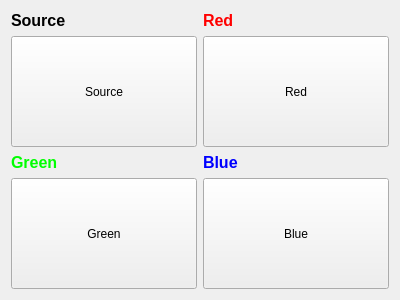
<?xml version="1.0" encoding="UTF-8"?>
<ui version="4.0">
 <class>Widget</class>
 <widget class="QWidget" name="Widget">
  <property name="geometry">
   <rect>
    <x>0</x>
    <y>0</y>
    <width>400</width>
    <height>300</height>
   </rect>
  </property>
  <property name="windowTitle">
   <string>Widget</string>
  </property>
  <layout class="QGridLayout" name="gridLayout">
   <item row="0" column="0">
    <widget class="QLabel" name="label">
     <property name="text">
      <string>&lt;html&gt;&lt;head/&gt;&lt;body&gt;&lt;p&gt;&lt;span style=&quot; font-size:12pt; font-weight:600;&quot;&gt;Source&lt;/span&gt;&lt;/p&gt;&lt;/body&gt;&lt;/html&gt;</string>
     </property>
    </widget>
   </item>
   <item row="0" column="1">
    <widget class="QLabel" name="label_2">
     <property name="text">
      <string>&lt;html&gt;&lt;head/&gt;&lt;body&gt;&lt;p&gt;&lt;span style=&quot; font-size:12pt; font-weight:600; color:#ff0000;&quot;&gt;Red&lt;/span&gt;&lt;/p&gt;&lt;/body&gt;&lt;/html&gt;</string>
     </property>
    </widget>
   </item>
   <item row="1" column="0">
    <widget class="QToolButton" name="toolButton">
     <property name="sizePolicy">
      <sizepolicy hsizetype="Expanding" vsizetype="Expanding">
       <horstretch>0</horstretch>
       <verstretch>0</verstretch>
      </sizepolicy>
     </property>
     <property name="minimumSize">
      <size>
       <width>100</width>
       <height>100</height>
      </size>
     </property>
     <property name="text">
      <string>Source</string>
     </property>
    </widget>
   </item>
   <item row="1" column="1">
    <widget class="QToolButton" name="toolButton_2">
     <property name="sizePolicy">
      <sizepolicy hsizetype="Expanding" vsizetype="Expanding">
       <horstretch>0</horstretch>
       <verstretch>0</verstretch>
      </sizepolicy>
     </property>
     <property name="minimumSize">
      <size>
       <width>100</width>
       <height>100</height>
      </size>
     </property>
     <property name="text">
      <string>Red</string>
     </property>
    </widget>
   </item>
   <item row="2" column="0">
    <widget class="QLabel" name="label_3">
     <property name="text">
      <string>&lt;html&gt;&lt;head/&gt;&lt;body&gt;&lt;p&gt;&lt;span style=&quot; font-size:12pt; font-weight:600; color:#00ff00;&quot;&gt;Green&lt;/span&gt;&lt;/p&gt;&lt;/body&gt;&lt;/html&gt;</string>
     </property>
    </widget>
   </item>
   <item row="2" column="1">
    <widget class="QLabel" name="label_4">
     <property name="text">
      <string>&lt;html&gt;&lt;head/&gt;&lt;body&gt;&lt;p&gt;&lt;span style=&quot; font-size:12pt; font-weight:600; color:#0000ff;&quot;&gt;Blue&lt;/span&gt;&lt;/p&gt;&lt;/body&gt;&lt;/html&gt;</string>
     </property>
    </widget>
   </item>
   <item row="3" column="0">
    <widget class="QToolButton" name="toolButton_3">
     <property name="sizePolicy">
      <sizepolicy hsizetype="Expanding" vsizetype="Expanding">
       <horstretch>0</horstretch>
       <verstretch>0</verstretch>
      </sizepolicy>
     </property>
     <property name="minimumSize">
      <size>
       <width>100</width>
       <height>100</height>
      </size>
     </property>
     <property name="text">
      <string>Green</string>
     </property>
    </widget>
   </item>
   <item row="3" column="1">
    <widget class="QToolButton" name="toolButton_4">
     <property name="sizePolicy">
      <sizepolicy hsizetype="Expanding" vsizetype="Expanding">
       <horstretch>0</horstretch>
       <verstretch>0</verstretch>
      </sizepolicy>
     </property>
     <property name="minimumSize">
      <size>
       <width>100</width>
       <height>100</height>
      </size>
     </property>
     <property name="text">
      <string>Blue</string>
     </property>
    </widget>
   </item>
  </layout>
 </widget>
 <layoutdefault spacing="6" margin="11"/>
 <resources/>
 <connections/>
</ui>
